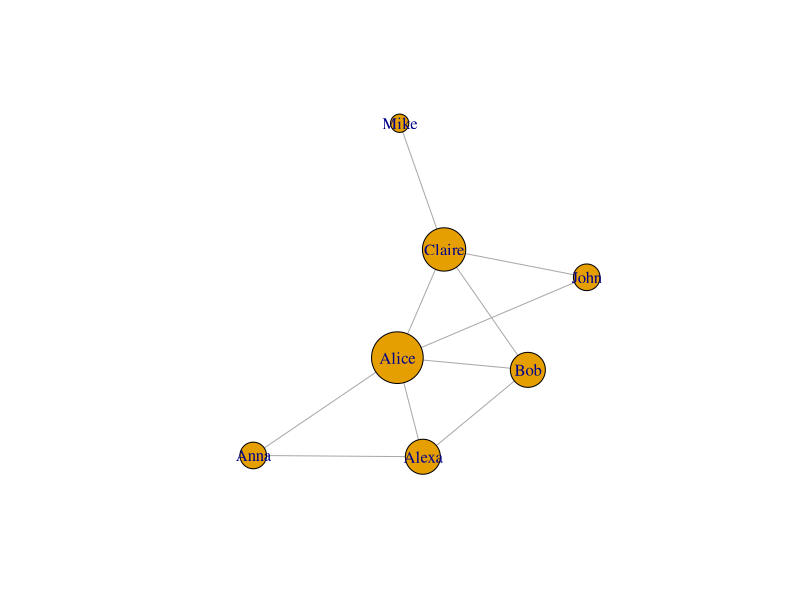

Recreate this plot in R.
library(igraph)

g <- make_empty_graph(n = 7, directed = FALSE)
V(g)$name <- c("Alice","Bob","Anna","Alexa","Claire","John","Mike")
g <- add_edges(g,c("Anna","Alice"))
g <- add_edges(g,c("Anna","Alexa"))
g <- add_edges(g,c("Alexa","Alice"))
g <- add_edges(g,c("Alexa","Bob"))
g <- add_edges(g,c("Alice","Claire"))
g <- add_edges(g,c("Alice","John"))
g <- add_edges(g,c("Alice","Bob"))
g <- add_edges(g,c("Claire","Bob"))
g <- add_edges(g,c("Claire","John"))
g <- add_edges(g,c("Claire","Mike"))

#plot degree centrality
degcent <- degree(g) 
#node degrees sind so klein, das visualisieren unübersichtlich wäre, darum vergrößere ich sie um einen Faktor
VS = 6 + 5*degcent
plot(g, vertex.size=VS)
